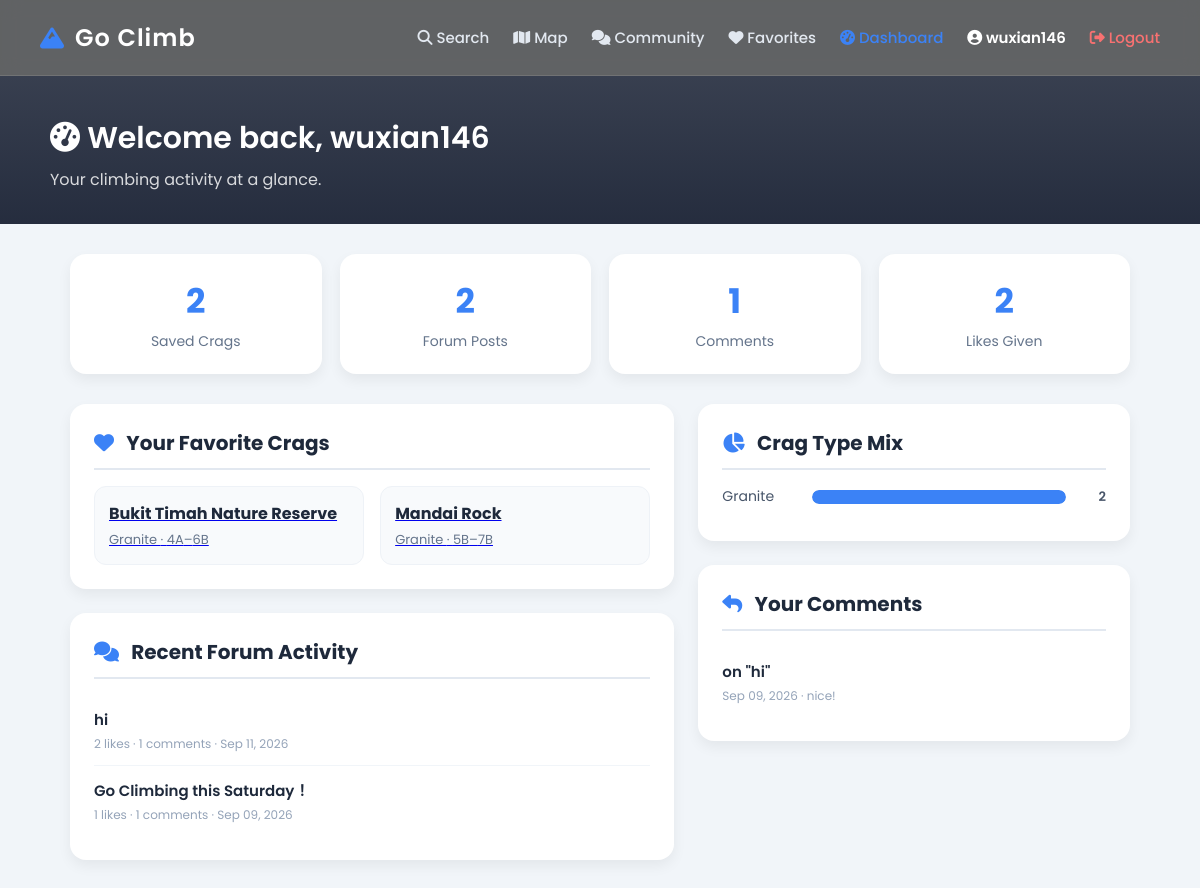
The page /dashboard/ (signed in) on the database its author committed.
### climbing/models.py (models this page shows, shortened)
class Favorite(models.Model):
    user = models.ForeignKey(User, related_name='favorites', on_delete=models.CASCADE)
    crag = models.ForeignKey(Crag, related_name='favorited_by', on_delete=models.CASCADE)
    created_at = models.DateTimeField(auto_now_add=True)
    class Meta:
        unique_together = ('user', 'crag')
        ordering = ['-created_at']

class Crag(models.Model):
    name = models.CharField(max_length=120, unique=True)
    slug = models.SlugField(max_length=140, unique=True, blank=True)
    description = models.TextField(blank=True)
    lat = models.DecimalField(max_digits=9, decimal_places=6, default=1.3521)
    lng = models.DecimalField(max_digits=9, decimal_places=6, default=103.8198)
    rock_type = models.CharField(
        max_length=20, choices=ROCK_TYPE_CHOICES, default='granite'
    )
    difficulty_min = models.CharField(
        max_length=3, choices=GRADE_CHOICES, default='4A'
    )
    difficulty_max = models.CharField(
        max_length=3, choices=GRADE_CHOICES, default='6B'
    )
    length_m = models.IntegerField(default=15)
    hazards = models.TextField(blank=True, help_text='Safety notes for the crag')
    image = models.URLField(blank=True, help_text='Optional hero image URL')
    created_at = models.DateTimeField(auto_now_add=True)
    updated_at = models.DateTimeField(auto_now=True)
    class Meta:
        ordering = ['name']

class ForumPost(models.Model):
    author = models.ForeignKey(User, related_name='forum_posts', on_delete=models.CASCADE)
    title = models.CharField(max_length=160)
    content = models.TextField()
    crag = models.ForeignKey(
        Crag, related_name='forum_posts', on_delete=models.SET_NULL,
        null=True, blank=True
    )
    created_at = models.DateTimeField(auto_now_add=True)
    class Meta:
        ordering = ['-created_at']

class ForumComment(models.Model):
    post = models.ForeignKey(ForumPost, related_name='comments', on_delete=models.CASCADE)
    author = models.ForeignKey(User, related_name='forum_comments', on_delete=models.CASCADE)
    content = models.TextField()
    created_at = models.DateTimeField(auto_now_add=True)
    class Meta:
        ordering = ['created_at']

### climbing/forum_views.py (the view)
# urls.py: path('dashboard/', forum_views.dashboard_page, name='dashboard'),
@ensure_csrf_cookie
def dashboard_page(request):
    if not request.user.is_authenticated:
        return redirect('login')
    user = request.user
    favorites = (
        Favorite.objects.filter(user=user)
        .select_related('crag')
        .order_by('-created_at')
    )
    my_posts = ForumPost.objects.filter(author=user).order_by('-created_at')
    my_comments = (
        ForumComment.objects.filter(author=user)
        .select_related('post')
        .order_by('-created_at')[:6]
    )
    rock_counts = {}
    for f in favorites:
        rt = f.crag.get_rock_type_display()
        rock_counts[rt] = rock_counts.get(rt, 0) + 1
    ctx = {
        'username': user.username,
        'favorites': favorites,
        'fav_count': favorites.count(),
        'my_posts': my_posts[:6],
        'post_count': my_posts.count(),
        'my_comments': my_comments,
        'comment_count': ForumComment.objects.filter(author=user).count(),
        'like_count': ForumLike.objects.filter(user=user).count(),
        'rock_counts': rock_counts,
        'rock_total': sum(rock_counts.values()),
    }
    return render(request, 'crags/dashboard.html', ctx)

### templates/crags/dashboard.html (shortened to what this page needs)
{% extends 'base.html' %}
{% block content %}
<div class="dash-hero">
    <h1><i class="fas fa-tachometer-alt"></i> Welcome back, {{ username }}</h1>
    <p>Your climbing activity at a glance.</p>
</div>
<div class="dash-wrap">
    <div class="stat-grid">
        <div class="stat-card"><div class="big">{{ fav_count }}</div><div class="lbl">Saved Crags</div></div>
        <div class="stat-card"><div class="big">{{ post_count }}</div><div class="lbl">Forum Posts</div></div>
        <div class="stat-card"><div class="big">{{ comment_count }}</div><div class="lbl">Comments</div></div>
        <div class="stat-card"><div class="big">{{ like_count }}</div><div class="lbl">Likes Given</div></div>
    </div>
    <div class="dash-cols">
        <div>
            <div class="panel">
                <h3><i class="fas fa-heart"></i> Your Favorite Crags</h3>
                {% if favorites %}
                <div class="crag-grid">
                    {% for f in favorites %}
                    <a class="mini-card" href="/crag/{{ f.crag.slug }}/">
                        <h4>{{ f.crag.name }}</h4>
                        <div class="sub">{{ f.crag.get_rock_type_display }} · {{ f.crag.difficulty_min }}–{{ f.crag.difficulty_max }}</div>
                    </a>
                    {% endfor %}
                </div>
                {% else %}
                <p class="empty">No favorites yet. <a href="/search/" style="color:#3b82f6;">Explore crags →</a></p>
                {% endif %}
            </div>
            <div class="panel">
                <h3><i class="fas fa-comments"></i> Recent Forum Activity</h3>
                {% if my_posts %}
                    {% for p in my_posts %}
                    <div class="feed-item">
                        <a class="t" href="/forum/">{{ p.title }}</a>
                        <div class="m">{{ p.likes.count }} likes · {{ p.comments.count }} comments · {{ p.created_at|date:"M d, Y" }}</div>
                    </div>
                    {% endfor %}
                {% else %}
                    <p class="empty">You haven't posted yet. <a href="/forum/" style="color:#3b82f6;">Join the community →</a></p>
                {% endif %}
            </div>
        </div>
        <div>
            <div class="panel">
                <h3><i class="fas fa-chart-pie"></i> Crag Type Mix</h3>
                {% if rock_counts %}
                    {% for name, count in rock_counts.items %}
                    <div class="dist-row">
                        <div class="name">{{ name }}</div>
                        <div class="dist-bar"><span style="width:{% widthratio count rock_total 100 %}%"></span></div>
                        <div class="num">{{ count }}</div>
                    </div>
                    {% endfor %}
                {% else %}
                    <p class="empty">Save some crags to see your mix.</p>
                {% endif %}
            </div>
            <div class="panel">
                <h3><i class="fas fa-reply"></i> Your Comments</h3>
                {% if my_comments %}
                    {% for c in my_comments %}
                    <div class="feed-item">
                        <a class="t" href="/forum/">on "{{ c.post.title }}"</a>
                        <div class="m">{{ c.created_at|date:"M d, Y" }} · {{ c.content|truncatechars:60 }}</div>
                    </div>
                    {% endfor %}
                {% else %}
                    <p class="empty">No comments yet.</p>
                {% endif %}
            </div>
        </div>
    </div>
</div>
{% endblock %}

### templates/base.html (shortened to what this page needs)
<!DOCTYPE html>
<html lang="en">
<head>
    <link rel="stylesheet" href="https://cdnjs.cloudflare.com/ajax/libs/font-awesome/6.4.0/css/all.min.css">
</head>
<body>
    <nav>
        <a href="/search/" class="nav-brand">
            <h2><i class="fas fa-mountain"></i> Go Climb</h2>
        </a>
        <div class="nav-links">
            <a href="/search/" {% if '/search' in request.path %}class="active"{% endif %}><i class="fas fa-search"></i> Search</a>
            <a href="/map/" {% if '/map' in request.path %}class="active"{% endif %}><i class="fas fa-map"></i> Map</a>
            <a href="/forum/" {% if '/forum' in request.path %}class="active"{% endif %}><i class="fas fa-comments"></i> Community</a>
            {% if request.user.is_authenticated %}
                <a href="/favorites/" {% if '/favorites' in request.path %}class="active"{% endif %}><i class="fas fa-heart"></i> Favorites</a>
                <a href="/dashboard/" {% if '/dashboard' in request.path %}class="active"{% endif %}><i class="fas fa-tachometer-alt"></i> Dashboard</a>
                <a href="/profile/" class="nav-user"><i class="fas fa-user-circle"></i> {{ request.user.username }}</a>
                <a href="#" id="nav-logout" class="nav-logout"><i class="fas fa-sign-out-alt"></i> Logout</a>
            {% else %}
                <a href="/login/" {% if '/login' in request.path %}class="active"{% endif %}><i class="fas fa-sign-in-alt"></i> Login</a>
                <a href="/register/" {% if '/register' in request.path %}class="active"{% endif %}><i class="fas fa-user-plus"></i> Register</a>
            {% endif %}
        </div>
    </nav>
    <main>
        {% block content %}
        {% endblock %}
    </main>
</body>
</html>

### templates/base.html (style rules this page uses)
* { margin: 0; padding: 0; box-sizing: border-box; font-family: 'Poppins', sans-serif; }
body { background: linear-gradient(rgba(0, 0, 0, 0.4), rgba(0, 0, 0, 0.7)), url('https://images.unsplash.com/photo-1522163182402-834f871fd851?ixlib=rb-4.0.3&auto=format&fit=crop&w=1920&q=80') center/cover no-repeat fixed; min-height: 100vh; display: flex; flex-direction: column; }
nav { background: rgba(0, 0, 0, 0.6); backdrop-filter: blur(10px); padding: 20px 40px; display: flex; justify-content: space-between; align-items: center; border-bottom: 1px solid rgba(255, 255, 255, 0.1); }
nav h2 { color: #fff; font-size: 24px; font-weight: 600; letter-spacing: 1px; display: flex; align-items: center; gap: 10px; }
nav h2 i { color: #3b82f6; }
main { flex: 1; display: flex; justify-content: center; align-items: center; padding: 20px; }
.nav-brand { text-decoration: none; }
.nav-links { display: flex; align-items: center; gap: 24px; }
.nav-links a { color: #e2e8f0; text-decoration: none; font-size: 15px; font-weight: 500; transition: color 0.3s; }
.nav-links a:hover, .nav-links a.active { color: #3b82f6; }
.nav-links a.nav-user { color: #fff; font-weight: 600; }
.nav-links a.nav-logout { color: #f87171; }

### templates/crags/dashboard.html (style rules this page uses)
body { background: #f1f5f9 !important; }
main { display: block !important; padding: 0 !important; }
.dash-hero { background: linear-gradient(rgba(15,23,42,0.82), rgba(15,23,42,0.9)); color: white; padding: 40px 20px 32px; }
.dash-hero h1 { max-width: 1100px; margin: 0 auto 6px; font-size: 30px; font-weight: 600; }
.dash-hero p { max-width: 1100px; margin: 0 auto; opacity: 0.82; }
.dash-wrap { max-width: 1100px; margin: 30px auto; padding: 0 20px; }
.stat-grid { display: grid; grid-template-columns: repeat(4, 1fr); gap: 18px; margin-bottom: 30px; }
.stat-card { background: white; border-radius: 16px; padding: 22px; text-align: center; box-shadow: 0 6px 14px rgba(0,0,0,0.06); }
.stat-card .big { font-size: 34px; font-weight: 700; color: #3b82f6; }
.stat-card .lbl { color: #64748b; font-size: 14px; margin-top: 4px; }
.dash-cols { display: grid; grid-template-columns: 1.4fr 1fr; gap: 24px; }
.panel { background: white; border-radius: 16px; padding: 24px; box-shadow: 0 6px 14px rgba(0,0,0,0.06); margin-bottom: 24px; }
.panel h3 { color: #1e293b; font-size: 20px; margin-bottom: 16px; border-bottom: 2px solid #e2e8f0; padding-bottom: 10px; }
.panel h3 i { color: #3b82f6; margin-right: 8px; }
.crag-grid { display: grid; grid-template-columns: repeat(auto-fill, minmax(220px,1fr)); gap: 16px; }
.mini-card { background:#f8fafc; border-radius:12px; padding:14px; border:1px solid #eef2f7; }
.mini-card h4 { color:#1e293b; font-size:16px; margin-bottom:4px; }
.mini-card .sub { color:#64748b; font-size:13px; }
.feed-item { padding: 12px 0; border-bottom: 1px solid #f1f5f9; }
.feed-item:last-child { border-bottom: none; }
.feed-item .t { color:#1e293b; font-weight:600; font-size:15px; text-decoration:none; }
.feed-item .m { color:#94a3b8; font-size:12px; margin-top:3px; }
.dist-row { display:flex; align-items:center; gap:10px; margin-bottom:10px; }
.dist-row .name { width:80px; color:#475569; font-size:14px; }
.dist-bar { flex:1; height:14px; background:#e2e8f0; border-radius:8px; overflow:hidden; }
.dist-bar > span { display:block; height:100%; background:#3b82f6; border-radius:8px; }
.dist-row .num { width:30px; text-align:right; color:#475569; font-size:13px; font-weight:600; }

### rows shown on the page
Favorite: crag.name "Bukit Timah Nature Reserve", crag.rock_type "Granite", crag.difficulty_min "4A", crag.difficulty_max "6B"
Favorite: crag.name "Mandai Rock", crag.rock_type "Granite", crag.difficulty_min "5B", crag.difficulty_max "7B"
ForumPost: title "hi", likes.count "2", comments.count "1", created_at "Sep 11, 2026"
ForumPost: title "Go Climbing this Saturday！", likes.count "1", comments.count "1", created_at "Sep 09, 2026"
ForumComment: post "hi", created_at "Sep 09, 2026", content "nice!"

### other values the page prints
{{ request.user.username }} "wuxian146"
{{ username }} "wuxian146"
{{ fav_count }} "2"
{{ post_count }} "2"
{{ comment_count }} "1"
{{ like_count }} "2"
{{ name }} "Granite"
{{ count }} "2"
